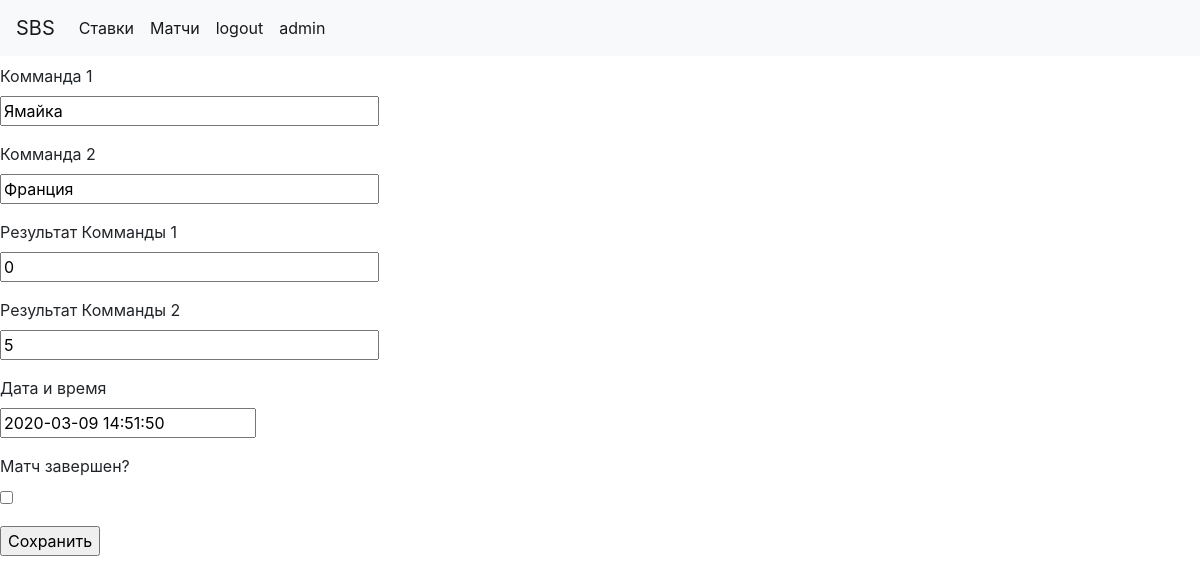
/editmatchs/5 (signed in), run on an earlier commit of the app's database.
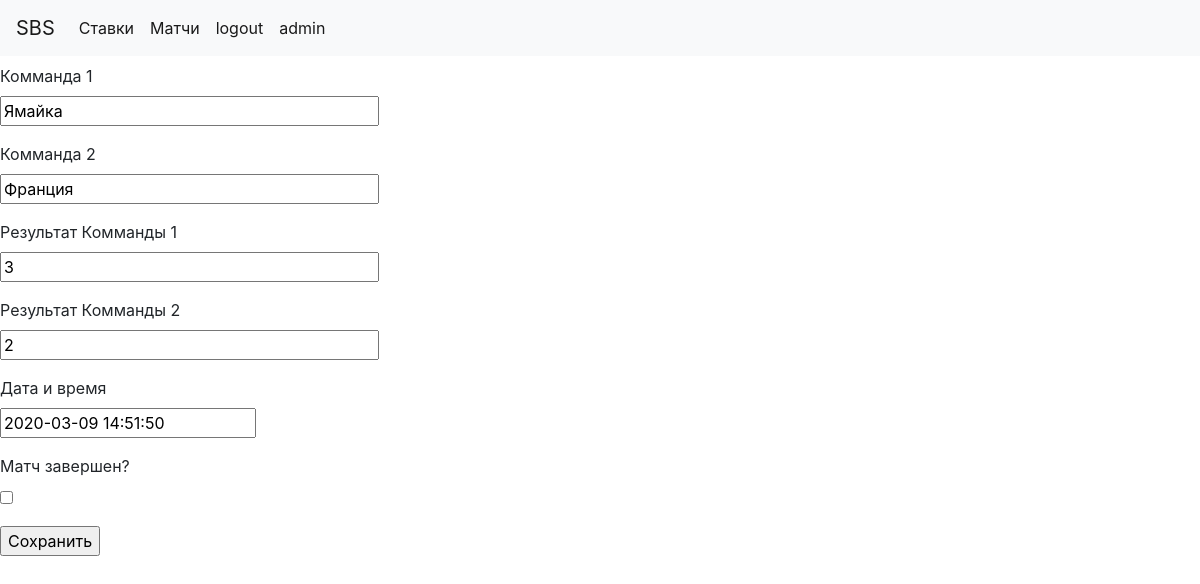
And on a later commit of the database.
### app/models.py (models this page shows, shortened)
class Match(db.Model):
    id = db.Column(db.Integer, primary_key=True)
    team1 = db.Column(db.String(64))
    team2 = db.Column(db.String(64))
    t1_res =  db.Column(db.Integer)
    t2_res = db.Column(db.Integer)
    timestamp = db.Column(db.DateTime, index=True, default=datetime.utcnow)
    completed = db.Column(db.Boolean, default=False)

### app/routes.py (the view, shortened to what this page needs)
@app.route('/editmatchs/<match_id>', methods=['GET', 'POST'])
@login_required
def editmatchs(match_id):
    if current_user.username == 'admin':
        edit = Match.query.filter_by(id=match_id).first_or_404()
        form = MatchEditForm()
        return render_template('editmatch.html', form=form, edit=edit)
    else:
        return redirect(url_for('matchs'))
    return redirect(url_for('matchs'))

### app/forms.py
class MatchEditForm(FlaskForm):
    team1 = StringField('Комманда 1', validators=[DataRequired()])
    team2 = StringField('Комманда 2', validators=[DataRequired()])
    t1_res = StringField('Результат Комманды 1')
    t2_res = StringField('Результат Комманды 2')
    datetime = DateTimeField('Дата и время', validators=[DataRequired()], default= datetime.utcnow())
    completed = BooleanField('Матч завершен?')
    submit = SubmitField('Сохранить')

### app/models.py (called while the page is built)
@login.user_loader
def load_user(id):
    return User.query.get(int(id))

### app/templates/editmatch.html (shortened to what this page needs)
{% extends  'base.html' %}
{% block content%}
     <form action="" method="post" novalidate>
        <p>
            {{ form.team1.label }}<br>
            {{ form.team1(size=32, value=edit.team1) }}<br>
        </p>
         <p>
            {{ form.team2.label }}<br>
            {{ form.team2(size=32, value=edit.team2) }}<br>
        </p>
         <p>
            {{ form.t1_res.label }}<br>
            {{ form.t1_res(size=32, value=edit.t1_res) }}<br>
        </p>
         <p>
            {{ form.t2_res.label }}<br>
            {{ form.t2_res(size=32, value=edit.t2_res) }}<br>
        </p>
        <p>
            {{ form.datetime.label }}<br>
            {{ form.datetime (value=edit.timestamp)}}<br>
        </p>
         <p>
            {{ form.completed.label }}<br>
            {{ form.completed }}<br>
        </p>
        <p>{{ form.submit() }}</p>
    </form>
{% endblock %}

What changed in the data, as far as the page shows it:
changed Match "Ямайка": t1_res "0" → "3"; t2_res "5" → "2"
